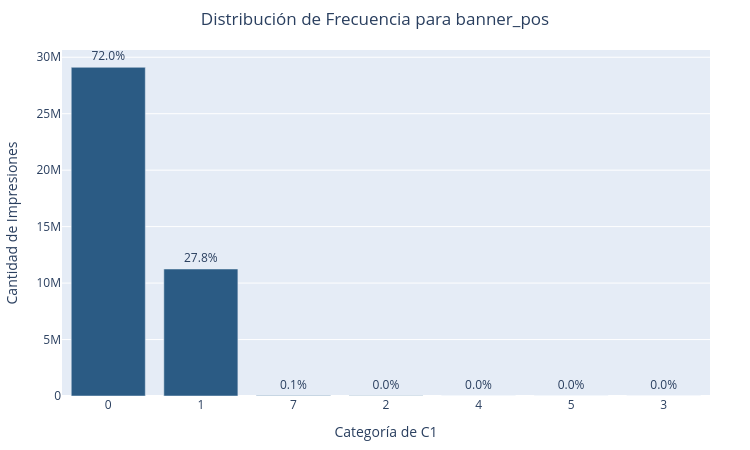

The notebook cell saved with this chart:
### Markdown cell above
El análisis de frecuencia para la variable categórica anónima C1 revela una severa asimetría en su distribución, donde la categoría principal (1005) abarca el 91.9% del tráfico y solo tres valores explican el 99.6% del total. Al contar con apenas 7 categorías únicas, esta condición de baja cardinalidad permite aplicar un One-Hot Encoding directo o un agrupamiento Top-K (K=3) para simplificar las frecuencias marginales, garantizando una entrada eficiente y libre de ruido para el Perceptrón Multicapa.  

### banner_pos

### Code cell
# 1. Agrupar y contar frecuencias directamente en PySpark (eficiente para 40M)
df__counts = df_transformed.groupBy("banner_pos").count() \
    .orderBy("count", ascending=False) \
    .toPandas()
df__counts["banner_pos"] = df__counts["banner_pos"].astype(str)

# Calcular porcentaje del total de impresiones
total_impressions = df__counts["count"].sum()
df__counts["porcentaje"] = (df__counts["count"] / total_impressions) * 100

# 2. Crear gráfico de barras interactivo
fig = px.bar(
    df__counts,
    x="banner_pos",
    y="count",
    text=df__counts["porcentaje"].apply(lambda x: f"{x:.1f}%"),
    title="Distribución de Frecuencia para banner_pos",
    labels={"banner_pos": "Valor de banner_pos", "count": "Total de Impresiones"},
    color_discrete_sequence=["#2B5B84"]
)

# 3. Personalizar interacción (hover/tooltip) y diseño
fig.update_traces(
    textposition="outside",
    hovertemplate="<b>Altura (banner_pos):</b> %{x} px<br>" +
                  "<b>Impresiones:</b> %{y:,.0f}<br>" +
                  "<b>Porcentaje:</b> %{text}<extra></extra>"
)

fig.update_layout(
    height=450,
    width=750,
    xaxis_type="category",
    yaxis_title="Cantidad de Impresiones",
    xaxis_title="Categoría de C1",
    title_x=0.5,
    margin=dict(t=50, b=40, l=40, r=40)
)

fig.show()

### Figure 1 — Plotly figure (JSON) as saved in the notebook; plotly's stock layout.template omitted (floating-point values rounded to 4 significant figures)
{"data": [{"hovertemplate": "<b>Altura (banner_pos):</b> %{x} px<br><b>Impresiones:</b> %{y:,.0f}<br><b>Porcentaje:</b> %{text}<extra></extra>", "legendgroup": "", "marker": {"color": "#2B5B84", "pattern": {"shape": ""}}, "name": "", "orientation": "v", "showlegend": false, "text": ["72.0%", "27.8%", "0.1%", "0.0%", "0.0%", "0.0%", "0.0%"], "textposition": "outside", "type": "bar", "x": ["0", "1", "7", "2", "4", "5", "3"], "xaxis": "x", "y": [29109590, 11247282, 43577, 13001, 7704, 5778, 2035], "yaxis": "y"}], "layout": {"barmode": "relative", "height": 450, "legend": {"tracegroupgap": 0}, "margin": {"b": 40, "l": 40, "r": 40, "t": 50}, "title": {"text": "Distribución de Frecuencia para banner_pos", "x": 0.5}, "width": 750, "xaxis": {"anchor": "y", "domain": [0, 1], "title": {"text": "Categoría de C1"}, "type": "category"}, "yaxis": {"anchor": "x", "domain": [0, 1], "title": {"text": "Cantidad de Impresiones"}}}}
